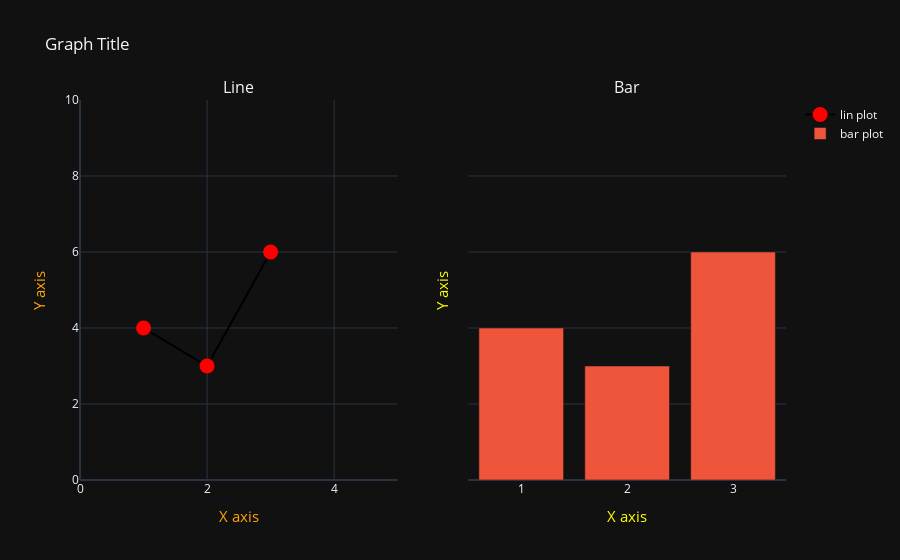

The notebook cell saved with this chart:
### Markdown cell above
## 複数のプロットを行う

### Code cell
fig = make_subplots(
    rows=1,
    cols=2,
    #start_cell='bottom-left', # どのセルを起点とするか
    subplot_titles=['Line', 'Bar'],
    shared_xaxes=False, # x軸を共有する場合
    shared_yaxes=True, # y軸を共有する場合
)

fig.add_trace(
    go.Scatter(
        x=[1,2,3],
        y=[4,3,6],
        mode='lines+markers',
        name='lin plot',
        marker=dict(size=15, color='red'),
        line=dict(color='black')
    ),
    row=1,
    col=1,
)

fig.add_trace(
    go.Bar(
        x=[1,2,3],
        y=[4,3,6],
        name='bar plot'
        #mode='lines+markers',
        #marker=dict(size=15, color='red'),
        #line=dict(color='black')
    ),
    row=1,
    col=2,
)

fig.update_layout(
    template='plotly_dark',
    title="Graph Title",
    xaxis=dict(
        range=[0,5],
    ),
    yaxis=dict(
        range=[0,10],
    ),
)

# 各軸のラベルを指定する
xaxis_title = 'X axis'
yaxis_title = 'Y axis'

fig.update_xaxes(
    title=dict(
        text=xaxis_title,
        font=dict(size=15, color='orange')
    ),
    row=1,
    col=1,
)
fig.update_xaxes(
    title=dict(
        text=xaxis_title,
        font=dict(size=15, color='yellow')
    ),
    row=1,
    col=2,
)
fig.update_yaxes(
    title=dict(
        text=yaxis_title,
        font=dict(size=15, color='orange')
    ),
    row=1,
    col=1,
)
fig.update_yaxes(
    title=dict(
        text=yaxis_title,
        font=dict(size=15, color='yellow')
    ),
    row=1,
    col=2,
)

fig.show()

### Figure 1 — Plotly figure (JSON) as saved in the notebook; plotly's stock layout.template omitted (floating-point values rounded to 4 significant figures)
{"data": [{"line": {"color": "black"}, "marker": {"color": "red", "size": 15}, "mode": "lines+markers", "name": "lin plot", "type": "scatter", "x": [1, 2, 3], "xaxis": "x", "y": [4, 3, 6], "yaxis": "y"}, {"name": "bar plot", "type": "bar", "x": [1, 2, 3], "xaxis": "x2", "y": [4, 3, 6], "yaxis": "y2"}], "layout": {"annotations": [{"font": {"size": 16}, "showarrow": false, "text": "Line", "x": 0.225, "xanchor": "center", "xref": "paper", "y": 1, "yanchor": "bottom", "yref": "paper"}, {"font": {"size": 16}, "showarrow": false, "text": "Bar", "x": 0.775, "xanchor": "center", "xref": "paper", "y": 1, "yanchor": "bottom", "yref": "paper"}], "title": {"text": "Graph Title"}, "xaxis": {"anchor": "y", "domain": [0, 0.45], "range": [0, 5], "title": {"font": {"color": "orange", "size": 15}, "text": "X axis"}}, "xaxis2": {"anchor": "y2", "domain": [0.55, 1], "title": {"font": {"color": "yellow", "size": 15}, "text": "X axis"}}, "yaxis": {"anchor": "x", "domain": [0, 1], "range": [0, 10], "title": {"font": {"color": "orange", "size": 15}, "text": "Y axis"}}, "yaxis2": {"anchor": "x2", "domain": [0, 1], "matches": "y", "showticklabels": false, "title": {"font": {"color": "yellow", "size": 15}, "text": "Y axis"}}}}
